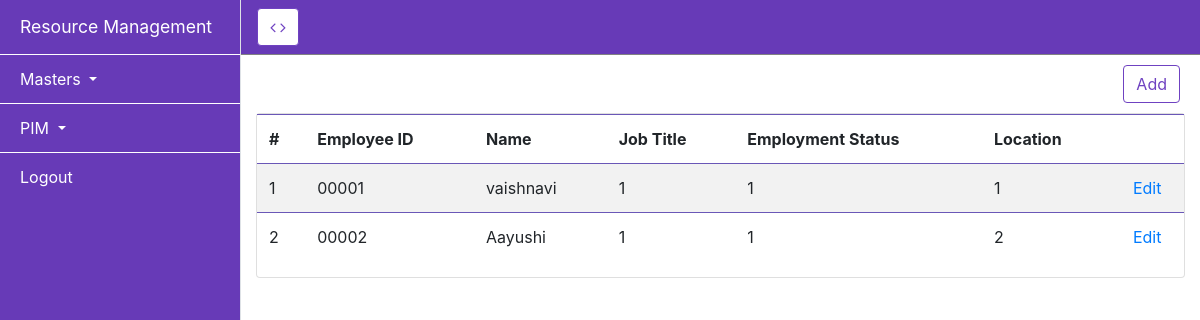
/pim/employeelist/, run on the app's committed database.
### pim/models.py (models this page shows, shortened)
class Personal_details(models.Model):
   first_name = models.CharField(max_length=150,null = True)
   middle_name = models.CharField(max_length=150,blank = False)
   last_name = models.CharField(max_length=150,blank = False)
   employee_id = models.CharField(max_length=150,blank = False)
   date_of_birth = models.DateField(blank = False)
   marital_status = models.SmallIntegerField(default=1,blank = False)
   gender = models.SmallIntegerField(default=1,blank = False)
   nationality = models.SmallIntegerField(default=1,blank = False)
   nick_name = models.CharField(max_length=150,blank = True)
   aadhar_card_no = models.BigIntegerField(blank = False)
   joined_date = models.DateField(blank = False)
   date_of_permanency = models.DateField(blank = False)
   job_title = models.BigIntegerField(default=1,blank = False)
   employment_status = models.BigIntegerField(default=1,blank = False)
   job_category = models.BigIntegerField(default=1,blank = False)
   work_shifts = models.IntegerField(default=1,blank = False)
   department = models.BigIntegerField(default=1,blank = False)

### pim/views.py (the view)
# urls.py: path('employeelist/',views.employeelist, name = 'employeelist'),
def employeelist(request):
    personals = Personal_details.objects.all()
    return render(request,'pim/employeelist.html',{'personals':personals})

### pim/templates/pim/employeelist.html (shortened to what this page needs)
{% extends 'login/dashboard.html' %}
{% block content %}
<div class="container-fluid text-right" style="margin:10px;">
    <a href="/pim/details/">
        <button type="button" class="btn btn-primary">
            Add
        </button>
    </a>
</div>
<div class="card" style="margin-top: 10px;">
    <table class="table table-striped">
        <thead>
            <tr>
                <th>#</th>
                <th>Employee ID</th>
                <th>Name</th>
                <th>Job Title</th>
                <th>Employment Status</th>
                <th>Location</th>
                <th></th>
            </tr>
        </thead>
        <tbody>
            {% for personal in personals %}
            <tr>
                <td>{{ forloop.counter }}</td>
                <td>{{ personal.employee_id }}</td>
                <td>{{ personal.first_name }}</td>
                <td>{{ personal.job_title }}</td>
                <td>{{ personal.employment_status }}</td>
                <td>{{ personal.nationality }}</td>
                <td style="text-align: center;">
                    <a href="/pim/edit/{{ personal.id }}">Edit</a>
                </td>
            </tr>
            {% endfor %}
        </tbody>
    </table>
</div>
{% endblock %}

### login/static/css/simple-sidebar.css (style rules this page uses)
body { overflow-x: hidden; }
.btn-primary { color: var(--purple); background-color: #ffffff; border-color: var(--purple); }
.table { width: 100%; margin-bottom: 1rem; color: #212529; }
.table thead th { vertical-align: bottom; border-bottom: 1px solid #6a57b7; }
.table td, .table th { padding: .75rem; vertical-align: top; border-top: 1px solid #6a57b7; }

### data on the page
Personal_details: employee_id "00001", first_name "vaishnavi", job_title "1", employment_status "1", nationality "1"
Personal_details: employee_id "00002", first_name "Aayushi", job_title "1", employment_status "1", nationality "2"
